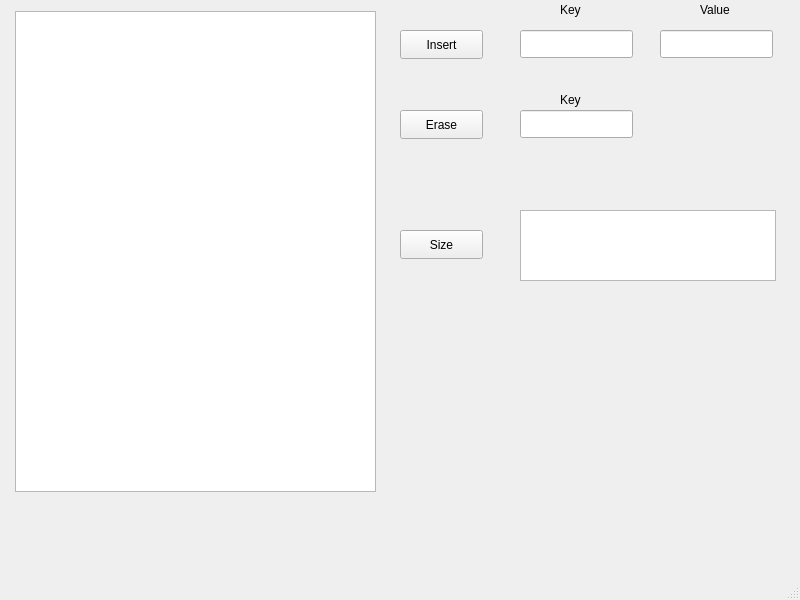
<?xml version="1.0" encoding="UTF-8"?>
<ui version="4.0">
 <class>MainWindow</class>
 <widget class="QMainWindow" name="MainWindow">
  <property name="geometry">
   <rect>
    <x>0</x>
    <y>0</y>
    <width>800</width>
    <height>600</height>
   </rect>
  </property>
  <property name="windowTitle">
   <string>MainWindow</string>
  </property>
  <widget class="QWidget" name="centralwidget">
   <widget class="QTableWidget" name="tableWidget">
    <property name="geometry">
     <rect>
      <x>15</x>
      <y>11</y>
      <width>361</width>
      <height>481</height>
     </rect>
    </property>
   </widget>
   <widget class="QPushButton" name="insert">
    <property name="geometry">
     <rect>
      <x>400</x>
      <y>30</y>
      <width>83</width>
      <height>29</height>
     </rect>
    </property>
    <property name="text">
     <string>Insert</string>
    </property>
   </widget>
   <widget class="QPushButton" name="erase">
    <property name="geometry">
     <rect>
      <x>400</x>
      <y>110</y>
      <width>83</width>
      <height>29</height>
     </rect>
    </property>
    <property name="text">
     <string>Erase</string>
    </property>
   </widget>
   <widget class="QLineEdit" name="key_edit">
    <property name="geometry">
     <rect>
      <x>520</x>
      <y>30</y>
      <width>113</width>
      <height>28</height>
     </rect>
    </property>
   </widget>
   <widget class="QLineEdit" name="val_edit">
    <property name="geometry">
     <rect>
      <x>660</x>
      <y>30</y>
      <width>113</width>
      <height>28</height>
     </rect>
    </property>
   </widget>
   <widget class="QLabel" name="label">
    <property name="geometry">
     <rect>
      <x>560</x>
      <y>0</y>
      <width>41</width>
      <height>20</height>
     </rect>
    </property>
    <property name="text">
     <string>Key</string>
    </property>
   </widget>
   <widget class="QLabel" name="label_2">
    <property name="geometry">
     <rect>
      <x>700</x>
      <y>0</y>
      <width>51</width>
      <height>20</height>
     </rect>
    </property>
    <property name="text">
     <string>Value</string>
    </property>
   </widget>
   <widget class="QLineEdit" name="erase_by_key">
    <property name="geometry">
     <rect>
      <x>520</x>
      <y>110</y>
      <width>113</width>
      <height>28</height>
     </rect>
    </property>
   </widget>
   <widget class="QLabel" name="label_3">
    <property name="geometry">
     <rect>
      <x>560</x>
      <y>90</y>
      <width>41</width>
      <height>20</height>
     </rect>
    </property>
    <property name="text">
     <string>Key</string>
    </property>
   </widget>
   <widget class="QTextBrowser" name="textBrowser">
    <property name="geometry">
     <rect>
      <x>520</x>
      <y>210</y>
      <width>256</width>
      <height>71</height>
     </rect>
    </property>
   </widget>
   <widget class="QPushButton" name="size">
    <property name="geometry">
     <rect>
      <x>400</x>
      <y>230</y>
      <width>83</width>
      <height>29</height>
     </rect>
    </property>
    <property name="text">
     <string>Size</string>
    </property>
   </widget>
  </widget>
  <widget class="QMenuBar" name="menubar">
   <property name="geometry">
    <rect>
     <x>0</x>
     <y>0</y>
     <width>800</width>
     <height>25</height>
    </rect>
   </property>
  </widget>
  <widget class="QStatusBar" name="statusbar"/>
 </widget>
 <resources/>
 <connections/>
</ui>
